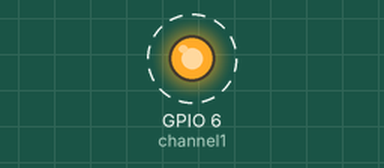
The program below on a simulated Raspberry Pi (BCM pin numbers). On the bench: output pins drawn as LEDs (lit = HIGH). Dashed ring = blinking. What the program prints to the terminal is not drawn.

Above: at 0.5 s.
Timing chart, 0 to 4.6 s (numbered marks = the images above):
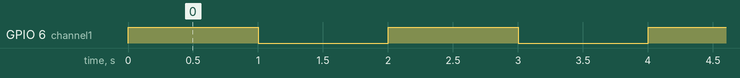

Measured:
- by itself, GPIO 6 (channel1): alternates HIGH for 1.0 s and LOW for 1.0 s

The program:

relay_test.py
```python
# https://techhobby.net/2020/04/16/raspberry-pi%E3%81%AEgpio%E3%81%A7%E3%83%AA%E3%83%AC%E3%83%BC%E9%A7%86%E5%8B%95/

import RPi.GPIO as GPIO
from time import sleep

GPIO.setmode(GPIO.BCM) # GPIOの接続先を指定する。
channel1 = 6
#channel2 = 15

GPIO.setwarnings(False)
GPIO.setup(channel1, GPIO.OUT)
#GPIO.setup(channel2, GPIO.IN)

try:
    while True:
        GPIO.output(channel1, GPIO.HIGH)
        print('Relay ON')
        sleep(1)
        GPIO.output(channel1, GPIO.LOW)
        print('Relay OFF')
        sleep(1)
except KeyboardInterrupt:
    pass
finally:
    GPIO.cleanup()
```
